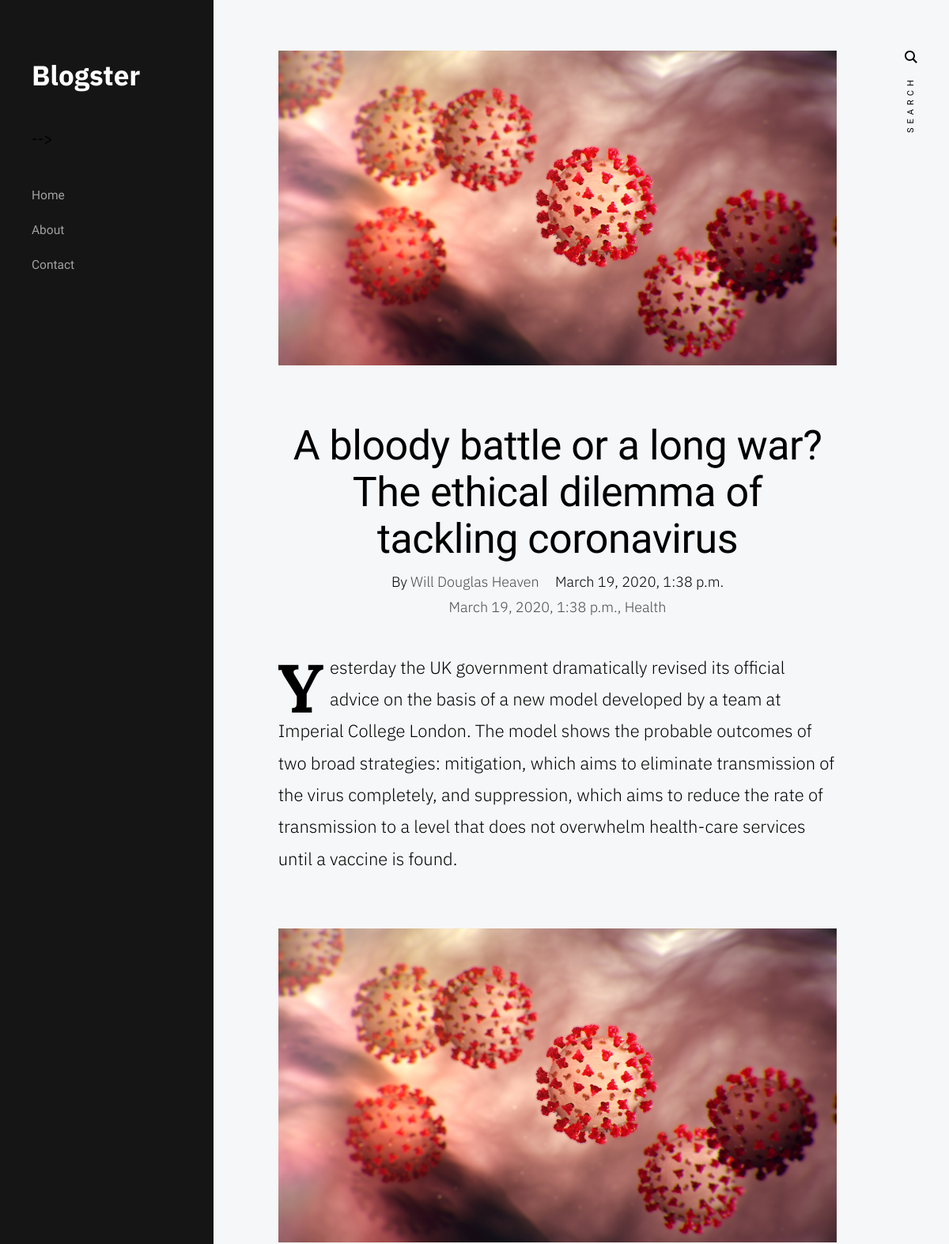
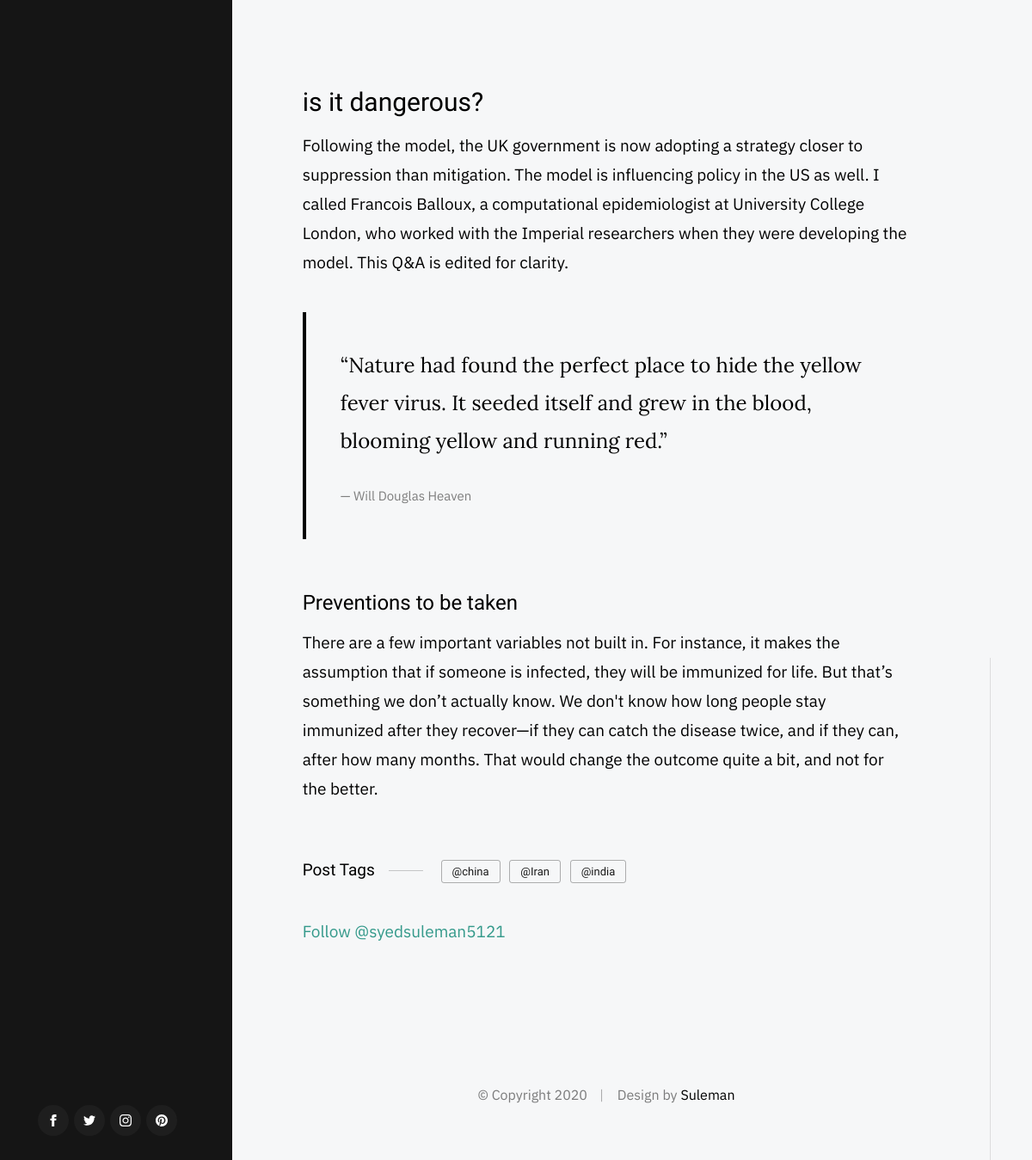
/Corona/, run on the app's committed database (2 pictures, top to bottom).
### blog/models.py (models this page shows, shortened)
class Post(models.Model):
    CATEGORY_CHOICES = (
        ('Technology','Technology'),
        ('Food','Food'),
        ('Travel','Travel'),
        ('Health','Health'),
        ('Lifestyle','Lifestyle'),
    )
    cover = models.FileField(default='') #photo
    cover2 = models.FileField(default='')
    title = models.CharField(max_length=2000,default='')
    slug = models.SlugField(default='')
    author = models.CharField(max_length=2000,default='')
    text = models.TextField(default='')
    text_2 = models.TextField(default='')
    quote = models.CharField(max_length=2000,default='')
    quote_name = models.CharField(max_length=2000,default='')
    l_heading = models.CharField(max_length=2000,default='')
    l_heading_text = models.CharField(max_length=2000,default='')
    s_heading = models.CharField(max_length=2000,default='')
    s_heading_text = models.CharField(max_length=2000,default='')
    category = models.CharField(max_length=2000,choices=CATEGORY_CHOICES)
    created_date = models.DateTimeField(default='')
    tag_1 = models.CharField(max_length=2000,default='')
    tag_2 = models.CharField(max_length=2000,default='')
    tag_3 = models.CharField(max_length=2000,default='')
    class Meta:
        ordering =['-created_date']

### blog/views.py (the view)
# urls.py: path('<slug:slug>/',PostDetailView.as_view(),name='post_detail'),
class PostDetailView(DetailView):
    model = Post
    template_name ='post_detail.html'

### templates/post_detail.html (shortened to what this page needs)
{% extends 'base.html'%}
{% block content %}
        <div class="s-content content">
            <main class="row content__page">
                <article class="column large-full entry format-standard">
                    <div class="media-wrap  entry__media">
                        <div class="entry__post-thumb">
                            <img src="{{post.cover.url}}">
                        </div>
                    </div>
                    <div class="content__page-header entry__header">
                        <h1 class="display-1 entry__title">
                        {{post.title}}
                        </h1>
                        <ul class="entry__header-meta">
                            <li class="author">By <a href="#0">{{post.author}}</a></li>
                            <li class="date">{{object.created_date}}</li>
                            <li class="cat-links">
                                <a href="#0">{{object.created_date}}</a><a href="#0">{{object.category}}</a>
                            </li>
                        </ul>
                    </div>
                    <div class="entry__content">
                        <p class="lead drop-cap">
                            {{object.text}}
                        </p>
                        <p>
                        <img src="{{post.cover.url}}">
                        </p>
                        <h2>{{object.l_heading}}</h2>
                        <p>
                            {{object.l_heading_text}}
                        </p>
                        <blockquote>
                            <p>
                                {{object.quote}}
                            </p>
                            <cite>{{object.quote_name}}</cite>
                        </blockquote>
                        <h3>{{object.s_heading}}</h3>
                        <p>
                       {{object.s_heading_text}}
                        </p>
                        <p class="entry__tags">
                            <span>Post Tags</span>
                            <span class="entry__tag-list">
                                <a href="#0">{{object.tag_1}}</a>
                                <a href="#0">{{object.tag_2}}</a>
                                <a href="#0">{{object.tag_3}}</a>
                            </span>
                        </p>
                        <a href="https://twitter.com/syedsuleman5121?ref_src=twsrc%5Etfw" class="twitter-follow-button" data-show-count="false">Follow @syedsuleman5121</a>
                    </div>
                </article>
{% endblock content %}

### static/css/base.css (style rules this page uses)
html { line-height: 1.15; -webkit-text-size-adjust: 100%; }
body { margin: 0; }
main { display: block; }
h1 { font-size: 2em; margin: 0.67em 0; }
a { background-color: transparent; }
img { border-style: none; }
html { font-size: 62.5%; box-sizing: border-box; }
*, *::before, *::after { box-sizing: inherit; }
body { font-weight: normal; line-height: 1; word-wrap: break-word; -moz-font-smoothing: grayscale; -moz-osx-font-smoothing: grayscale; -webkit-font-smoothing: antialiased; -webkit-overflow-scrolling: touch; -webkit-text-size-adjust: none; }
svg, img, video embed, iframe, object { max-width: 100%; height: auto; }
div, dl, dt, dd, ul, ol, li, h1, h2, h3, h4, h5, h6, pre, form, p, blockquote, th, td { margin: 0; padding: 0; }
p { font-size: inherit; text-rendering: optimizeLegibility; }
ol, ul { list-style: none; }
li { display: block; }
a { text-decoration: none; line-height: inherit; }
.row { width: 89%; max-width: 1200px; margin: 0 auto; display: -ms-flexbox; display: -webkit-flex; display: flex; -webkit-flex-flow: row wrap; -ms-flex-flow: row wrap; flex-flow: row wrap; }
.column { -webkit-flex: 1 1 0%; -ms-flex: 1 1 0%; flex: 1 1 0%; padding: 0 20px; }
.large-12, .large-full { -webkit-flex: 0 0 100%; -ms-flex: 0 0 100%; flex: 0 0 100%; max-width: 100%; }
@media screen and (max-width:1200px) { .column { padding: 0 16px; } }

### data on the page
Post: cover (picture), title "A bloody battle or a long war? The ethical dilemma of tackling coronavirus", author "Will Douglas Heaven", created_date "March 19, 2020, 1:38 p.m.", category "Health", text "Yesterday the UK government dramatically revised its official advice on the basis of a new model developed by a team at Imperial College London. The model shows the probable outcomes of two broad strategies: mitigation, which aims to eliminate transmission of the virus completely, and suppression, which aims to reduce the rate of transmission to a level that does not overwhelm health-care services until a vaccine is found.", l_heading "is it dangerous?", l_heading_text "Following the model, the UK government is now adopting a strategy closer to suppression than mitigation. The model is influencing policy in the US as well. I called Francois Balloux, a computational epidemiologist at University College London, who worked with the Imperial researchers when they were developing the model. This Q&A is edited for clarity.", quote "“Nature had found the perfect place to hide the yellow fever virus. It seeded itself and grew in the blood, blooming yellow and running red.”", quote_name "Will Douglas Heaven", s_heading "Preventions to be taken", s_heading_text "There are a few important variables not built in. For instance, it makes the assumption that if someone is infected, they will be immunized for life. But that’s something we don’t actually know. We don't know how long people stay immunized after they recover—if they can catch the disease twice, and if they can, after how many months. That would change the outcome quite a bit, and not for the better.", tag_1 "@china", tag_2 "@Iran", tag_3 "@india"
